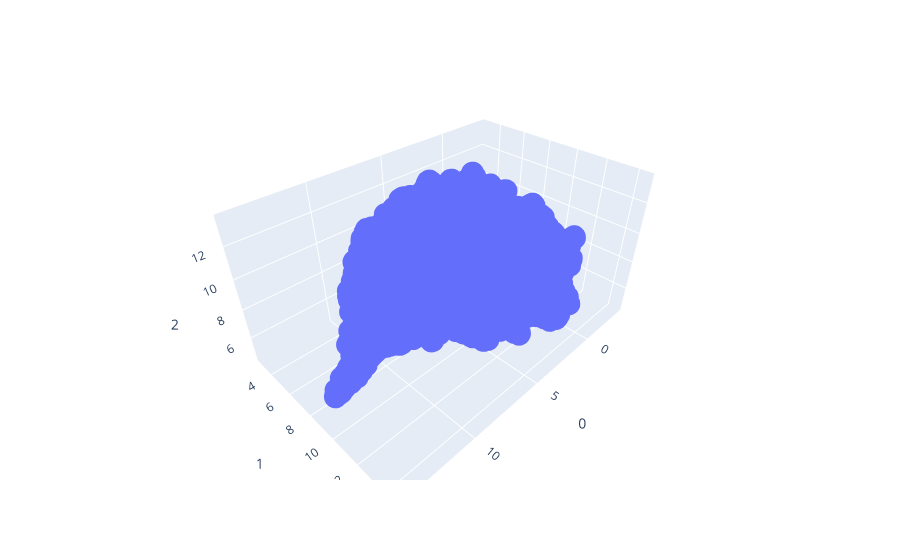

Write notebook code for a chart like this one.
### Code cell
import plotly.express as px
px.scatter_3d(data_frame=ad.obsm['X_umap'],x=0,y=1,z=2)
px.(x=x_edges,y=y_edges,z=z_edges)

### Figure 1 — Plotly figure (JSON) as saved in the notebook; plotly's stock layout.template omitted (floating-point values rounded to 4 significant figures; data arrays with more than 128 entries replaced by an {"elided": "..."} marker saying what was removed)
{"data": [{"hovertemplate": "0=%{x}<br>1=%{y}<br>2=%{z}<extra></extra>", "legendgroup": "", "marker": {"color": "#636efa", "symbol": "circle"}, "mode": "markers", "name": "", "scene": "scene", "showlegend": false, "type": "scatter3d", "x": {"elided": "11044 float values"}, "y": {"elided": "11044 float values"}, "z": {"elided": "11044 float values"}}], "layout": {"legend": {"tracegroupgap": 0}, "margin": {"t": 60}, "scene": {"domain": {"x": [0, 1], "y": [0, 1]}, "xaxis": {"title": {"text": "0"}}, "yaxis": {"title": {"text": "1"}}, "zaxis": {"title": {"text": "2"}}}}}
